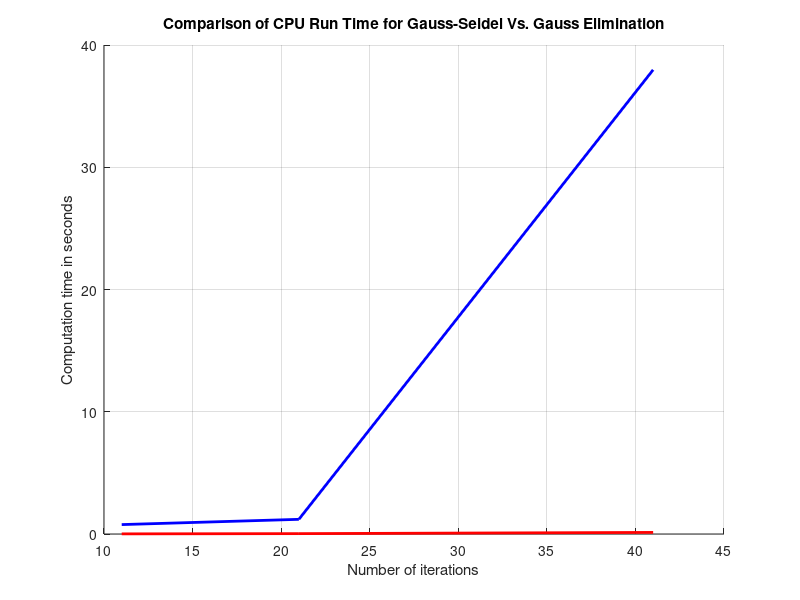

MATLAB code to generate this figure:
% CPU_RunTime_Gauss_Seidel

N1 = [11 21 41];
Time1 = [0.011 0.03 0.13];

% CPU_RunTime_Gauss_Elimination

Time2 = [0.77, 1.2, 37.97];
N2 = [11, 21, 41];
hold on
plot(N1, Time1,"LineWidth",2,"Color",'r')
plot(N2, Time2, "LineWidth",2,"Color",'b')

xlabel("Number of iterations")
ylabel("Computation time in seconds")
title("Comparison of CPU Run Time for Gauss-Seidel Vs. Gauss Elimination")
grid on;
